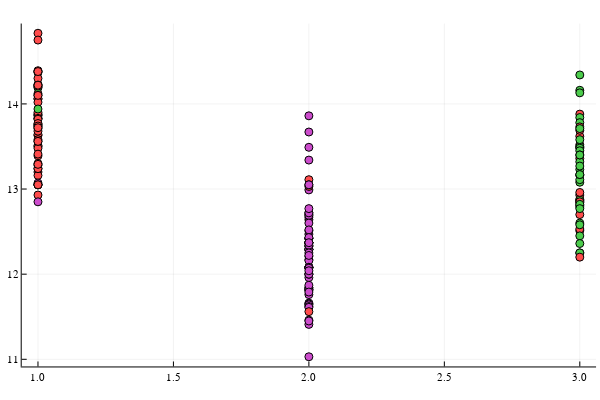

Source (notebook cell):
### Code cell
#By Type v Alcohol Content
scatter(M'[1,:], M'[2,:], marker_z=results.assignments, color=:lightrainbow, legend=false)
